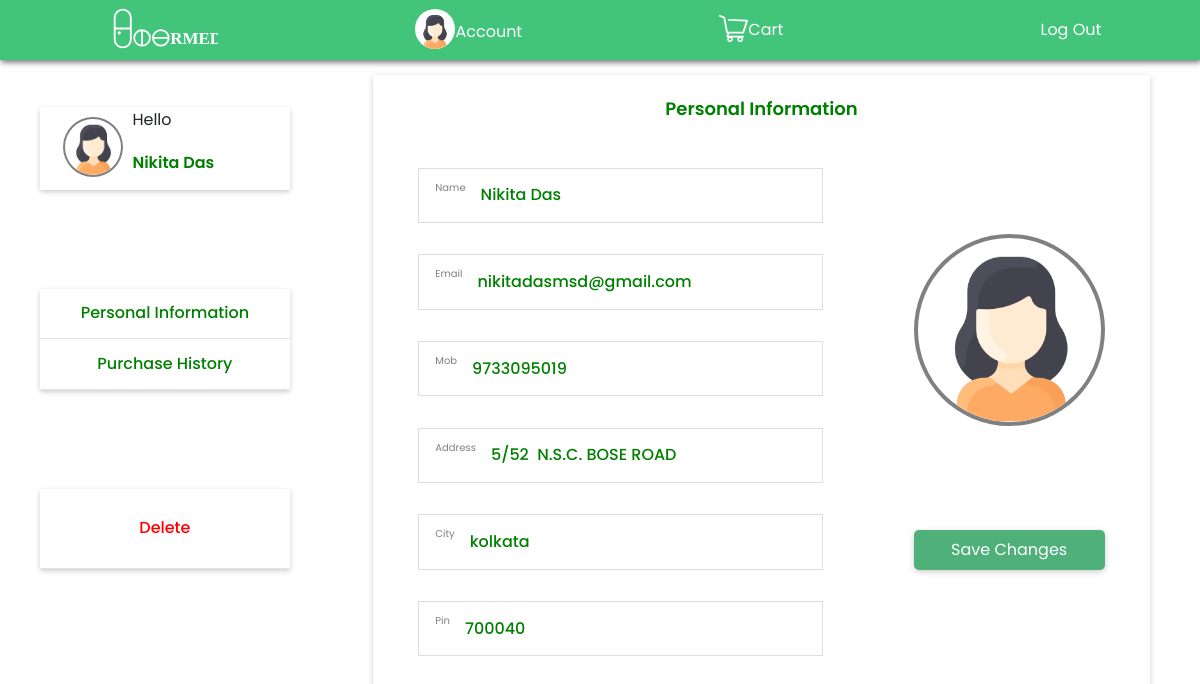
The app's page /main/1/account (signed in), older data.
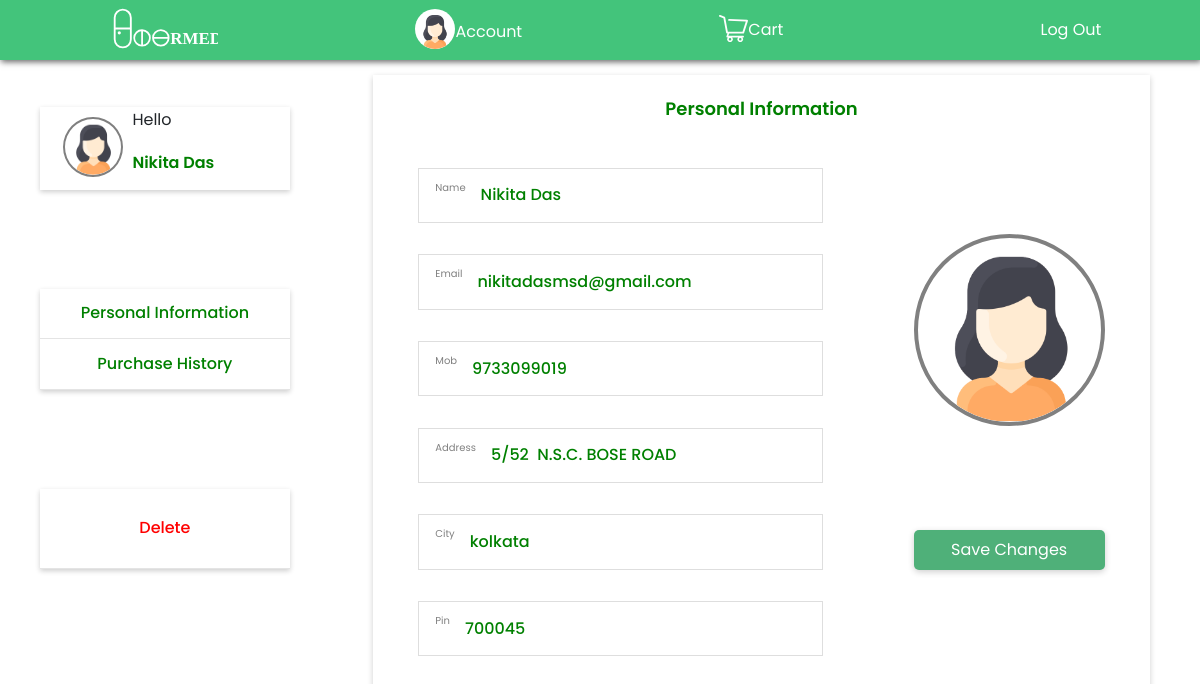
The same page, newer data.
### doormed/models.py (models this page shows, shortened)
class Register_user(db.Model, UserMixin):
    id = db.Column(db.Integer, primary_key=True)
    name = db.Column(db.String(80), unique=False, nullable=False)
    email = db.Column(db.String(120), unique=True, nullable=False)
    address = db.Column(db.String(120),  nullable=False)
    city = db.Column(db.String(80), unique=False, nullable=False)
    pincode = db.Column(db.String(10), unique=False, nullable=False)
    number = db.Column(db.String(80), unique=True, nullable=False)
    password = db.Column(db.String(120), unique=False, nullable=False)
    cartitems1 = db.relationship('CartItem', backref='Customer')
    orders1 = db.relationship('Order', backref='Customer')

### doormed/customers/routes.py (the view)
@app.route('/main/<int:id>/account', methods= ['GET', 'POST'])
@login_required
def account(id):
    user = Register_user.query.filter_by(id = id).first()
    orders = Order.query.filter_by(cust_id = user.id).all()
    if orders:
        order = Order.query.filter_by(cust_id = user.id).first()
        ordered_shop = Register_seller.query.filter_by(id = order.sh_id).first()
        return render_template('customers/account.html', user = user, orders = orders, shop = ordered_shop)
    return render_template('customers/account.html', user = user)

### doormed/models.py (called while the page is built)
@login_seller.user_loader
def load_user(seller_id):
    return Register_seller.query.get(seller_id)

### doormed/templates/customers/account.html (shortened to what this page needs)
{% extends 'base.html' %}
{% block header %}
<link rel="stylesheet" href="{{url_for('static', filename = 'css/index.css')}}">
{% endblock %}
{% block content %}
    <main class="container1">
        <section class="left">
            <div class="profile-card">
                <img src="{{url_for('static', filename = 'images/profile.svg')}}" alt="" class="profile-img">
                <div class="card-name">
                    <p class="hello">Hello</p>
                    <p class="name">{{user.name}}</p>
                </div>
            </div>
            <div class="sidebar">
                <a href="#" class="personal-info side-opt" id="pi">Personal Information</a>
                <a href="#" class="purchase side-opt" id="ph">Purchase History</a>
            </div>
            <div class="log-out">
        <form method="POST" action="/main/{{user.id}}/account/delete" style="text-align: center;">
                <button class="logOut">Delete</button>
                </form>
            </div>
        </section>
        <section class="right">
            <p class="heading">Personal Information</p>
            <form method="POST" action="/main/{{user.id}}/account/update">
            <div class="details">
                <div class="info">
                    <div class="person-name info-box">
                        <p class="label">Name</p>
                        <input type="text" class="personName field" value="{{user.name}}">
                    </div>
                    <div class="Email info-box">
                        <p class="label">Email</p>
                        <input type="email" class="email-id field" value="{{user.email}}" name="email">
                    </div>
                    <div class="mobile info-box">
                        <p class="label">Mob</p>
                        <input type="number" class="mobile-no field" value="{{user.number}}" name="number">
                    </div>
                    <div class="address info-box">
                        <p class="label">Address</p>
                        <input type="text" class="address-text field" value="{{user.address}}" name="address">
                    </div>
                    <div class="city info-box">
                        <p class="label">City</p>
                        <input type="text" class="city-name field" value="{{user.city}}" name="city">
                    </div>
                    <div class="pin info-box">
                        <p class="label">Pin</p>
                        <input type="number" class="pin-code field" value="{{user.pincode}}" name="pincode">
                    </div>
                </div>
                <div class="profile-picture">
                    <img src="{{url_for('static', filename = 'images/profile.svg')}}" alt="" class="profile-pic">
                    <button class="update" type="submit">Save Changes</button>
                </div>
            </div>
            </form>
        </section>
    </main>
{% endblock %}

### doormed/templates/base.html (shortened to what this page needs)
<!DOCTYPE html>
<html lang="en">
<head>
    <link rel="stylesheet" href="https://stackpath.bootstrapcdn.com/bootstrap/4.5.2/css/bootstrap.min.css">
    <link rel="stylesheet" href="https://cdnjs.cloudflare.com/ajax/libs/font-awesome/5.15.3/css/all.min.css" />
    {% block header %}
    {% endblock %}
</head>
<body>
    {% block content %}
    {% endblock %}
</body>
</html>

### doormed/templates/navbar.html (shortened to what this page needs)
<!DOCTYPE html>
<html lang="en">
<head>
</head>
<body>
<div class="navbar1">
    {% if current_user.is_authenticated %}
    <a href="/main/{{current_user.id}}">
        <img src="{{url_for('static', filename = 'images/logo.svg')}}" alt="" class="logo">
        </a>
        <div class="profile">
            <img src="{{url_for('static', filename = 'images/profile-icon.svg')}}" alt="" class="profile-icon">
            <a href="/main/{{ user.id }}/account" style="margin-top: 0.5rem;">Account</a>
        </div>
        <div class="cart">
            <img src="{{url_for('static', filename = 'images/cart.svg')}}" alt="" class="cart-icon">
            <a href="/main/{{ user.id }}/cart">Cart</a>
        </div>
        <div class="logout">
            <a href="/logout">Log Out</a>
        </div>
            {% else %}
            <a href="/customer_page">
                <img src="{{url_for('static', filename = 'images/logo.svg')}}" alt="" class="logo">
                </a>
                <a href="/reg_user">REGISTER</a>
                <a href="/user_login">LOGIN</a>
        {% endif %}
</div>
</body>
</html>

### doormed/static/css/index.css (style rules this page uses)
* { padding: 0; margin: 0; box-sizing: border-box; }
button { outline: none; }
.container1 { display: flex; min-height: 90vh; margin-top: 3rem; }
.left { width: 30%; margin-left: 40px; margin-top: 10px; display: flex; flex-direction: column; height: 70vh; justify-content: space-around; }
.profile-card { display: flex; justify-content: space-between; align-items: center; padding: 0.8rem; width: 75%; position: relative; box-shadow: 0 2px 5px rgba(0, 0, 0, 0.192); }
.profile-img { height: 60px; border: 2px solid grey; border-radius: 50%; margin-left: 10px; }
.card-name { position: absolute; left: 37%; line-height: 27px; }
a { color: white; }
.logOut { height: 10vh; width: 100%; border: none; outline: none; background: white; }
.name { color: green; font-weight: 600; font-size: 16px; }
.sidebar,.log-out { display: flex; flex-direction: column; box-shadow: 0px 2px 5px rgb(0,0,0,0.192); width: 75%; }
.side-opt,.logOut { padding: 0.8rem; text-decoration: none; border-bottom: 0.2px solid rgba(184, 184, 184, 0.384); text-align: center; color: green; font-weight: 500; }
.logOut { color: red; }
.right { height: 82vh; width: 70%; margin-top: 27px; margin-right: 50px; box-shadow: 0px 2px 6px rgb(0,0,0,0.192); transition: 0.5s; }
.heading { text-align: center; padding-top: 20px; font-weight: 600; color: green; font-size: 18px; }
.details { display: flex; justify-content: space-around; margin-top: 30px; }
.info { display: flex; flex-direction: column; justify-content: space-around; height: 65vh; }
.info-box { display: flex; padding: 0.7rem 1rem; border: 0.2px solid rgba(214, 214, 214, 0.788); align-items: center; }
.label { font-size: 10px; color: grey; margin-right: 15px; }
.field { color: green; font-weight: 500; border: none; width: 100%; outline: none; }
.profile-picture { display: flex; flex-direction: column; justify-content: space-around; }
.profile-pic { border: 4px solid grey; border-radius: 50%; height: 12rem; margin-top: -20px; }
.update { padding: 1rem, 0.8rem; background-color: #4FB079; height: 40px; margin-top: -100px; color: white; border: none; border-radius: 5px; box-shadow: 0 2px 6px rgb(0,0,0,0.192); cursor: pointer; outline: none; }
img { float: left; margin-top: -3px; }

### doormed/templates/navbar.html (style rules this page uses)
* { margin: 0; padding: 0; box-sizing: border-box; font-family: 'Poppins','sans serif'; }
.navbar1 { display: flex; min-height: 7.5vh; background-color: #43C47B; width: 100%; justify-content: space-around; align-items: center; box-shadow: 1px 2px 6px rgba(0,0,0,0.6); position: fixed; z-index: 100000; top: 0; }
.profile,.cart { display: flex; }
.cart { margin-right: 60px; }
a { cursor: pointer; text-decoration: none; }

Row changes from the older to the newer data that the page shows:
changed Register_user "Nikita Das": number "9733095019" → "9733099019"; pincode "700040" → "700045"
